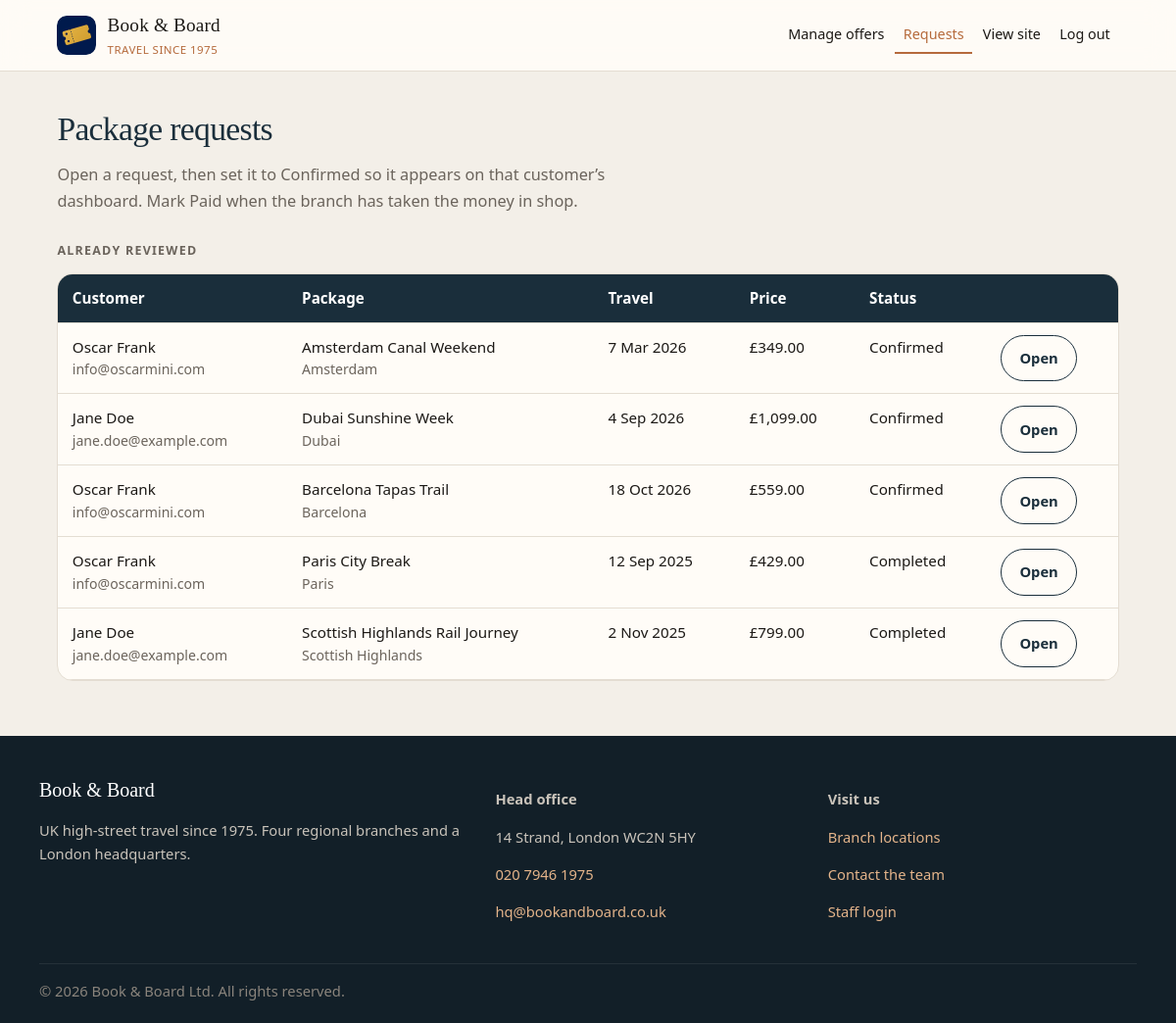
Page /v2/admin/manage-bookings.php (signed in) on the committed database.
### tables this page shows
CREATE TABLE bookings (
  id           INT AUTO_INCREMENT PRIMARY KEY,
  user_id      INT NOT NULL,
  offer_id     INT NULL,
  package_name VARCHAR(150) NOT NULL,
  destination  VARCHAR(100),
  travel_date  DATE,
  price        DECIMAL(10,2),
  status       VARCHAR(30) DEFAULT 'requested',
  created_at   TIMESTAMP DEFAULT CURRENT_TIMESTAMP,
  FOREIGN KEY (user_id) REFERENCES users(id) ON DELETE CASCADE
);

CREATE TABLE users (
  id            INT AUTO_INCREMENT PRIMARY KEY,
  name          VARCHAR(100) NOT NULL,
  email         VARCHAR(150) NOT NULL UNIQUE,
  password_hash VARCHAR(255) NOT NULL,
  phone         VARCHAR(30),
  address       VARCHAR(255),
  created_at    TIMESTAMP DEFAULT CURRENT_TIMESTAMP
);

### v2/includes/db.php (called while the page is built)
<?php
function get_pdo(): PDO
{
    static $pdo = null;
    if ($pdo instanceof PDO) {
        return $pdo;
    }
    $local = __DIR__ . '/config.local.php';
    if (is_file($local)) {
        $cfg    = require $local;
        $host   = (string) ($cfg['host'] ?? '127.0.0.1');
        $port   = (string) ($cfg['port'] ?? '3306');
        $dbname = (string) ($cfg['dbname'] ?? '');
        $user   = (string) ($cfg['user'] ?? '');
        $pass   = (string) ($cfg['pass'] ?? '');
    } else {
        $host    = '127.0.0.1';
        $port    = '3306';
        $dbname  = 'bookandboard';
        $user    = 'bookandboard';
        $pass    = 'change-me';
    }
    $dsn = "mysql:host={$host};port={$port};dbname={$dbname};charset=utf8mb4";
    $pdo = new PDO($dsn, $user, $pass, [
        PDO::ATTR_ERRMODE            => PDO::ERRMODE_EXCEPTION,
        PDO::ATTR_DEFAULT_FETCH_MODE => PDO::FETCH_ASSOC,
        PDO::ATTR_EMULATE_PREPARES   => false,
    ]);
    return $pdo;
}

### v2/includes/functions.php (called while the page is built, shortened)
<?php
function escape($value): string
{
    return htmlspecialchars((string) $value, ENT_QUOTES, 'UTF-8');
}
function app_url(string $path = ''): string
{
    $path = ltrim($path, '/');
    $scriptName = str_replace('\\', '/', (string) ($_SERVER['SCRIPT_NAME'] ?? ''));
    $scriptDir  = str_replace('\\', '/', dirname($scriptName));
    if (preg_match('#/admin$#', $scriptDir) || $scriptDir === '/admin') {
        return '../' . $path;
    }
    return $path;
}
function format_price($price): string
{
    return '£' . number_format((float) $price, 2);
}
function format_date($date): string
{
    $dt = DateTime::createFromFormat('Y-m-d', (string) $date);
    return $dt->format('j M Y');
}
function booking_status_label(?string $status): string
{
    $status = strtolower(trim((string) $status));
    return match ($status) {
        'requested' => 'Requested',
        'confirmed' => 'Confirmed',
        'paid'      => 'Paid',
        'completed' => 'Completed',
        'declined'  => 'Declined',
        'cancelled' => 'Cancelled',
        default     => 'On file',
    };
}

### v2/admin/manage-bookings.php (the view, shortened to what this page needs)
<?php
require_once __DIR__ . '/../includes/db.php';
require_once __DIR__ . '/../includes/functions.php';
$listStmt = get_pdo()->prepare(
    "SELECT b.id, b.package_name, b.destination, b.travel_date, b.price, b.status, b.created_at,
            u.name AS customer_name, u.email AS customer_email
     FROM bookings b
     INNER JOIN users u ON u.id = b.user_id
     ORDER BY FIELD(b.status, 'requested', 'confirmed', 'paid', 'completed', 'declined', 'cancelled'),
              b.created_at DESC"
);
$listStmt->execute();
$bookings = $listStmt->fetchAll();
$newRequests = [];
$others      = [];
foreach ($bookings as $row) {
    if (strtolower((string) $row['status']) === 'requested') {
        $newRequests[] = $row;
    } else {
        $others[] = $row;
    }
}
require __DIR__ . '/../includes/header.php';
function booking_inbox_row(array $booking): void
{
    $status = strtolower((string) $booking['status']);
    $review = app_url('admin/review-booking.php?id=' . (int) $booking['id']);
    ?>
    <tr>
        <td>
            <?php echo escape($booking['customer_name']); ?>
            <p class="meta"><?php echo escape($booking['customer_email']); ?></p>
        </td>
        <td>
            <?php echo escape($booking['package_name']); ?>
            <p class="meta"><?php echo escape($booking['destination']); ?></p>
        </td>
        <td><?php echo escape(format_date($booking['travel_date'])); ?></td>
        <td><?php echo escape(format_price($booking['price'])); ?></td>
        <td><?php echo escape(booking_status_label($booking['status'])); ?></td>
        <td>
            <a class="btn<?php echo $status === 'requested' ? '' : ' btn-ghost'; ?>" href="<?php echo escape($review); ?>">
                Open
            </a>
        </td>
    </tr>
    <?php
}
?>
<div class="page-intro">
    <h1>Package requests</h1>
    <p class="lede">Open a request, then set it to Confirmed so it appears on that customer’s dashboard. Mark Paid when the branch has taken the money in shop.</p>
</div>
<?php if ($others): ?>
    <h2 class="account-subhead">Already reviewed</h2>
    <div class="table-wrap">
        <table class="data">
            <thead>
                <tr>
                    <th>Customer</th>
                    <th>Package</th>
                    <th>Travel</th>
                    <th>Price</th>
                    <th>Status</th>
                    <th></th>
                </tr>
            </thead>
            <tbody>
                <?php foreach ($others as $booking): ?>
                    <?php booking_inbox_row($booking); ?>
                <?php endforeach; ?>
            </tbody>
        </table>
    </div>
<?php endif; ?>
<?php require __DIR__ . '/../includes/footer.php'; ?>

### v2/assets/css/styles.css (style rules this page uses)
:root { --ink: #1c1916; --muted: #6b645c; --stone: #f3efe8; --paper: #fffcf7; --line: #e4ddd2; --navy: #1a2e3b; --navy-dark: #121f28; --copper: #b56a3c; --copper-dark: #8c4e2a; --sea: #3d6b66; --danger: #9b2c2c; --success: #276749; --shadow: 0 10px 30px rgba(28, 25, 22, 0.07); --radius: 16px; --max: 1120px; --font-display: "Iowan Old Style", "Palatino Linotype", Palatino, Georgia, serif; --font-ui: "Avenir Next", "Segoe UI", system-ui, sans-serif; }
*, *::before, *::after { box-sizing: border-box; }
html { scroll-behavior: smooth; }
body { margin: 0; font-family: var(--font-ui); font-size: 1.02rem; line-height: 1.6; color: var(--ink); background: var(--stone); }
a { color: var(--sea); text-decoration: none; }
.page-intro { margin-bottom: 1.75rem; }
.page-intro h1, .section-heading h2, .page-intro h1 { font-family: var(--font-display); }
.page-intro h1 { margin: 0 0 0.45rem; font-size: 2.1rem; font-weight: 500; letter-spacing: -0.02em; color: var(--navy); }
.lede { color: var(--muted); margin: 0; max-width: 38rem; }
.btn { display: inline-block; font-family: var(--font-ui); font-size: 0.92rem; padding: 0.7rem 1.15rem; border-radius: 999px; border: 1.5px solid transparent; cursor: pointer; text-decoration: none; background: var(--copper); color: #fff; font-weight: 650; }
.btn-ghost { background: transparent; border-color: var(--navy); color: var(--navy); }
.meta { margin: 0; color: var(--muted); font-size: 0.88rem; }
.account-subhead { margin: 0 0 0.85rem; font-size: 0.78rem; font-weight: 700; letter-spacing: 0.1em; text-transform: uppercase; color: var(--muted); }
.table-wrap { overflow-x: auto; background: var(--paper); border: 1px solid var(--line); border-radius: var(--radius); }
table.data { width: 100%; border-collapse: collapse; font-size: 0.95rem; }
table.data th, table.data td { text-align: left; padding: 0.75rem 0.9rem; border-bottom: 1px solid var(--line); vertical-align: top; }
table.data th { background: var(--navy); color: #fff; font-weight: 600; }

### rows in the picture
bookings: user.name "Oscar Frank", user.email "info@oscarmini.com", package_name "Amsterdam Canal Weekend", destination "Amsterdam", travel_date "7 Mar 2026", price "£349.00", status "Confirmed"
bookings: user.name "Jane Doe", user.email "jane.doe@example.com", package_name "Dubai Sunshine Week", destination "Dubai", travel_date "4 Sep 2026", price "£1,099.00", status "Confirmed"
bookings: user.name "Oscar Frank", user.email "info@oscarmini.com", package_name "Barcelona Tapas Trail", destination "Barcelona", travel_date "18 Oct 2026", price "£559.00", status "Confirmed"
bookings: user.name "Oscar Frank", user.email "info@oscarmini.com", package_name "Paris City Break", destination "Paris", travel_date "12 Sep 2025", price "£429.00", status "Completed"
bookings: user.name "Jane Doe", user.email "jane.doe@example.com", package_name "Scottish Highlands Rail Journey", destination "Scottish Highlands", travel_date "2 Nov 2025", price "£799.00", status "Completed"
